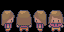

Rendered tile map (Tiled .tmx) drawn with the repository's tilesets; below, a short description and the full map source, tile grids included:
An orthogonal 4x2 tile map with 16x16 px tiles, 1 tile layer (Tile Layer 1).

<map version="1.10" tiledversion="1.10.2" orientation="orthogonal" renderorder="right-down" width="4" height="2" tilewidth="16" tileheight="16" infinite="0" nextlayerid="2" nextobjectid="1">
 <tileset firstgid="1" source="Amelia_idle_16x16.tsx" />
 <layer id="1" name="Tile Layer 1" width="4" height="2">
  <data encoding="csv">
1,2,3,4,
5,6,7,8
</data>
 </layer>
</map>
